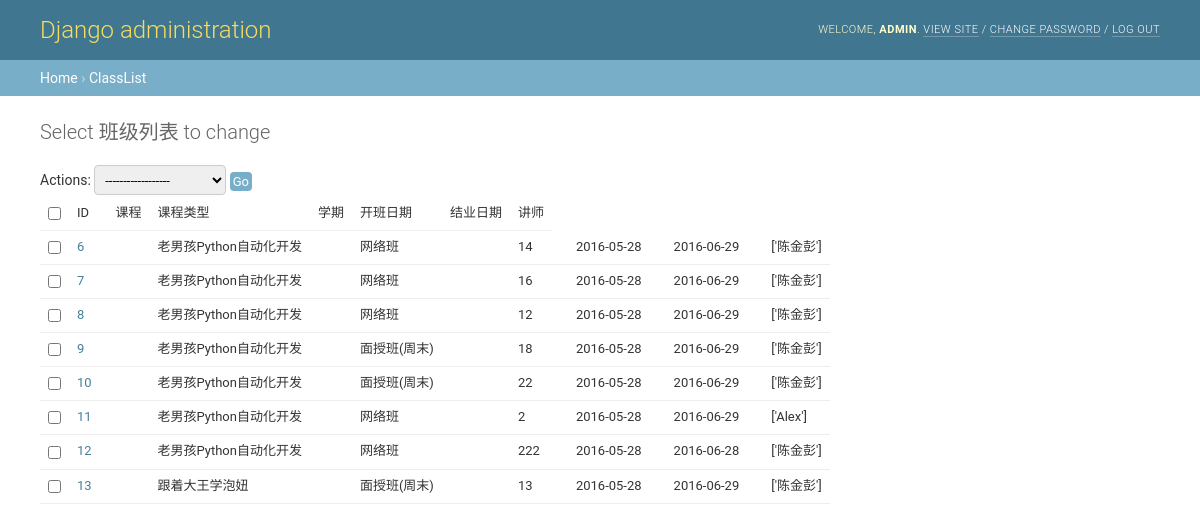
The app's page /crm/ClassList/ with its own data.
### crm/models.py (models this page shows)
class Course(models.Model):
    name = models.CharField(u"课程名称",max_length=128,unique=True)
    price = models.IntegerField(u"面授价格")
    online_price = models.IntegerField(u"网络班价格")
    brief = models.TextField(u"课程简介")
    def __str__(self):
        return self.name
    class Meta:
        verbose_name='课程'
        verbose_name_plural='课程'

class ClassList(models.Model):
    course = models.ForeignKey('Course',verbose_name='课程')
    course_type = models.CharField(u"课程类型",choices=class_type_choices,max_length=32)
    semester = models.IntegerField(u"学期")
    start_date = models.DateField(u"开班日期")
    graduate_date = models.DateField(u"结业日期",blank=True,null=True)
    teachers = models.ManyToManyField(UserProfile,verbose_name=u"讲师")
    def __str__(self):
       return "%s(%s)" %(self.course.name,self.course_type)
    class Meta:
        verbose_name = u'班级列表'
        verbose_name_plural = u"班级列表"
        unique_together = ("course","course_type","semester")

### crm/views.py (the view)
# urls.py: url(r'^(\w+)/$', views.func,name='func'),
def func(request,obj):
    if hasattr(models,obj):
        func = getattr(models,obj) #获取传入的参数对应的类
    else:
        return HttpResponse("error")
    class_verbose_name = func._meta.verbose_name_plural # 获取自定义表名
    field_list = func._meta._get_fields() #获取所有字段集合
    field_verbose_name = []
    for i in field_list:
            if hasattr(i,'verbose_name'):
                field_verbose_name.append(i.verbose_name)
    datas = func.objects.all() #获取所有数据集合
    field_values = []
    STR_FIELD = []
    for data in datas:
        tmp_value = []
        for field in field_list:
            if hasattr(field,'verbose_name'):
                if field.many_to_many:
                    if hasattr(data,field.name):
                        values = getattr(data,field.name).all()
                        tmp = []
                        for value in values:
                            tmp.append(str(value))
                        tmp_value.append([str(field.name),tmp])
                elif field.choices:
                    value = getattr(data,"get_%s_display"%field.name)
                    tmp_value.append([str(field.name),value])
                else:
                    value = getattr(data,field.name)
                    tmp_value.append([str(field.name),str(value)])
        print(tmp_value)
        field_values.append(tmp_value)
        print(field_values)
    return render(request, 'show_field_info/field_dis_model.html', {'field_verbose_name':field_verbose_name,
                                                        'class_verbose_name':class_verbose_name,
                                                        'field_values':field_values,
                                                        'classname':obj,
                                                        'field_list':field_list,
                                                        'DATAS':datas})

### crm/models.py (called while the page is built)
    def __str__(self):
        return self.name

### templates/show_field_info/field_dis_model.html (shortened to what this page needs)
{% extends 'model/base.html' %}
{% block context %}
<div class="breadcrumbs">
<a href="/crm">Home</a>
›<a href="/crm/{{ classname }}/"> {{ classname }}</a>
</div>
<div id="content" class="flex">
<h1>Select {{ class_verbose_name }} to change</h1>
<div id="content-main">
<div class="module" id="changelist">
    <form id="changelist-form" method="post">
        <div class="actions">
            <label>Actions:
                <select name="action">
                    <option value="- -------------" selected="selected">------------------{{ Dis_classname }}</option>
                </select>
            </label>
            <button type="submit" class="button" title="Run the selected action" name="index" value="0">
            Go
            </button>
        </div>
            <table id="result_list">
                <thead>
                    <tr>
                        <td>
                            <input type="checkbox">
                        </td>
                        {% for i in field_verbose_name %}
                        <td>
                            {{ i }}
                        </td>
                        {% endfor %}
                    </tr>
                </thead>
                {% for line in field_values %}
                <tr>
                    <td>
                        <input type="checkbox">
                    </td>
                {% for list in line %}
                    {% if forloop.first %}
                        {% for name_or_value in list %}
                            {% if forloop.first  %}
                                <td name={{ name_or_value }}>
                            {% else %}
                                <a href="{{ name_or_value }}">{{ name_or_value }}</a>
                                </td>
                            {% endif %}
                        {% endfor %}
                    {% else %}
                        <td>
                        {% for name_or_value in list %}
                            {% if forloop.first %}
                                <td name="{{ name_or_value }}">
                            {% else %}
                                {{ name_or_value }}
                            {% endif %}
                        {% endfor %}
                        </td>
                    {% endif %}
                {% endfor %}
                {% endfor %}
                </tr>
            </table>
    </form>
</div>
</div>
</div>
{% endblock %}

### templates/model/base.html (shortened to what this page needs)
<!DOCTYPE html>
<html lang="en">
<head>
    <link rel="stylesheet" type="text/css" href="/static/crm/css/base.css">
    <link rel="stylesheet" type="text/css" href="/static/crm/css/dashboard.css">
    <link rel="stylesheet" href="/static/crm/js/bootstrap/js/bootstrap.min.js">
</head>
<body class=" dashboard">
<div id="header">
        <div id="branding">
<h1 id="site-name"><a href="/admin/">Django administration</a></h1>
        </div>
        <div id="user-tools">
                Welcome,
                <strong>admin</strong>.
                    <a href="/">View site</a> /
                <a href="/admin/password_change/">Change password</a> /
                <a href="/admin/logout/">Log out</a>
        </div>
    </div>
{% block context %}
{% endblock %}
</body>
</html>

### static/crm/css/base.css (style rules this page uses)
body { margin: 0; padding: 0; font-size: 14px; font-family: "Roboto","Lucida Grande","DejaVu Sans","Bitstream Vera Sans",Verdana,Arial,sans-serif; color: #333; background: #fff; }
a:link, a:visited { color: #447e9b; text-decoration: none; }
h1,h2,h3,h4,h5 { font-weight: bold; }
h1 { margin: 0 0 20px; font-weight: 300; font-size: 20px; color: #666; }
form { margin: 0; padding: 0; }
table { border-collapse: collapse; border-color: #ccc; }
td, th { font-size: 13px; line-height: 16px; border-bottom: 1px solid #eee; vertical-align: top; padding: 8px; font-family: "Roboto", "Lucida Grande", Verdana, Arial, sans-serif; }
input, textarea, select, .form-row p, form .button { margin: 2px 0; padding: 2px 3px; vertical-align: middle; font-family: "Roboto", "Lucida Grande", Verdana, Arial, sans-serif; font-weight: normal; font-size: 13px; }
input[type=text], input[type=password], input[type=email], input[type=url], input[type=number], textarea, select, .vTextField { border: 1px solid #ccc; border-radius: 4px; padding: 5px 6px; margin-top: 0; }
select { height: 30px; }
.button, input[type=submit], input[type=button], .submit-row input, a.button { background: #79aec8; padding: 10px 15px; border: none; border-radius: 4px; color: #fff; cursor: pointer; }
.module { border: none; margin-bottom: 30px; background: #fff; }
.module table { border-collapse: collapse; }
div.breadcrumbs { background: #79aec8; padding: 10px 40px; border: none; font-size: 14px; color: #c4dce8; text-align: left; }
div.breadcrumbs a { color: #fff; }
#content { padding: 20px 40px; }
.dashboard #content { width: 600px; }
#content-main { float: left; width: 100%; }
#header { width: auto; height: 40px; padding: 10px 40px; background: #417690; line-height: 40px; color: #ffc; overflow: hidden; }
#header a:link, #header a:visited { color: #fff; }
#branding { float: left; }
#branding h1 { padding: 0; margin: 0 20px 0 0; font-weight: 300; font-size: 24px; color: #f5dd5d; }
#branding h1, #branding h1 a:link, #branding h1 a:visited { color: #f5dd5d; }
#user-tools { float: right; padding: 0; margin: 0 0 0 20px; font-weight: 300; font-size: 11px; letter-spacing: 0.5px; text-transform: uppercase; text-align: right; }
#user-tools a { border-bottom: 1px solid rgba(255, 255, 255, 0.25); }

### static/crm/css/dashboard.css (style rules this page uses)
.dashboard .module table td { white-space: nowrap; }
.dashboard .module table td a { display: block; padding-right: .6em; }

### records on screen
Course: list "老男孩Python自动化开发" "老男孩Python自动化开发" "老男孩Python自动化开发" "老男孩Python自动化开发" "老男孩Python自动化开发" "老男孩Python自动化开发" "老男孩Python自动化开发"
ClassList: list "网络班"
ClassList: list "网络班"
ClassList: list "网络班"
ClassList: list "面授班(周末)"
ClassList: list "面授班(周末)"
ClassList: list "网络班"
ClassList: list "网络班"
Course: list "跟着大王学泡妞"
ClassList: list "面授班(周末)"

### other values on screen
{{ classname }} "ClassList"
{{ class_verbose_name }} "班级列表"
{{ i }} "ID" "课程" "课程类型" "学期" "开班日期" "结业日期" "讲师"
{{ name_or_value }} "6" "7" "8" "9" "10" "11" "12" "13"
{{ name_or_value }} "14" "2016-05-28" "2016-06-29" "['陈金彭']" "16" "2016-05-28" "2016-06-29" "['陈金彭']" "12" "2016-05-28" "2016-06-29" "['陈金彭']" "18" "2016-05-28" "2016-06-29" "['陈金彭']" "22" "2016-05-28" "2016-06-29" "['陈金彭']" "2" "2016-05-28" "2016-06-29" "['Alex']" "222" "2016-05-28" "2016-06-28" "['陈金彭']" "13" "2016-05-28" "2016-06-29" "['陈金彭']"
